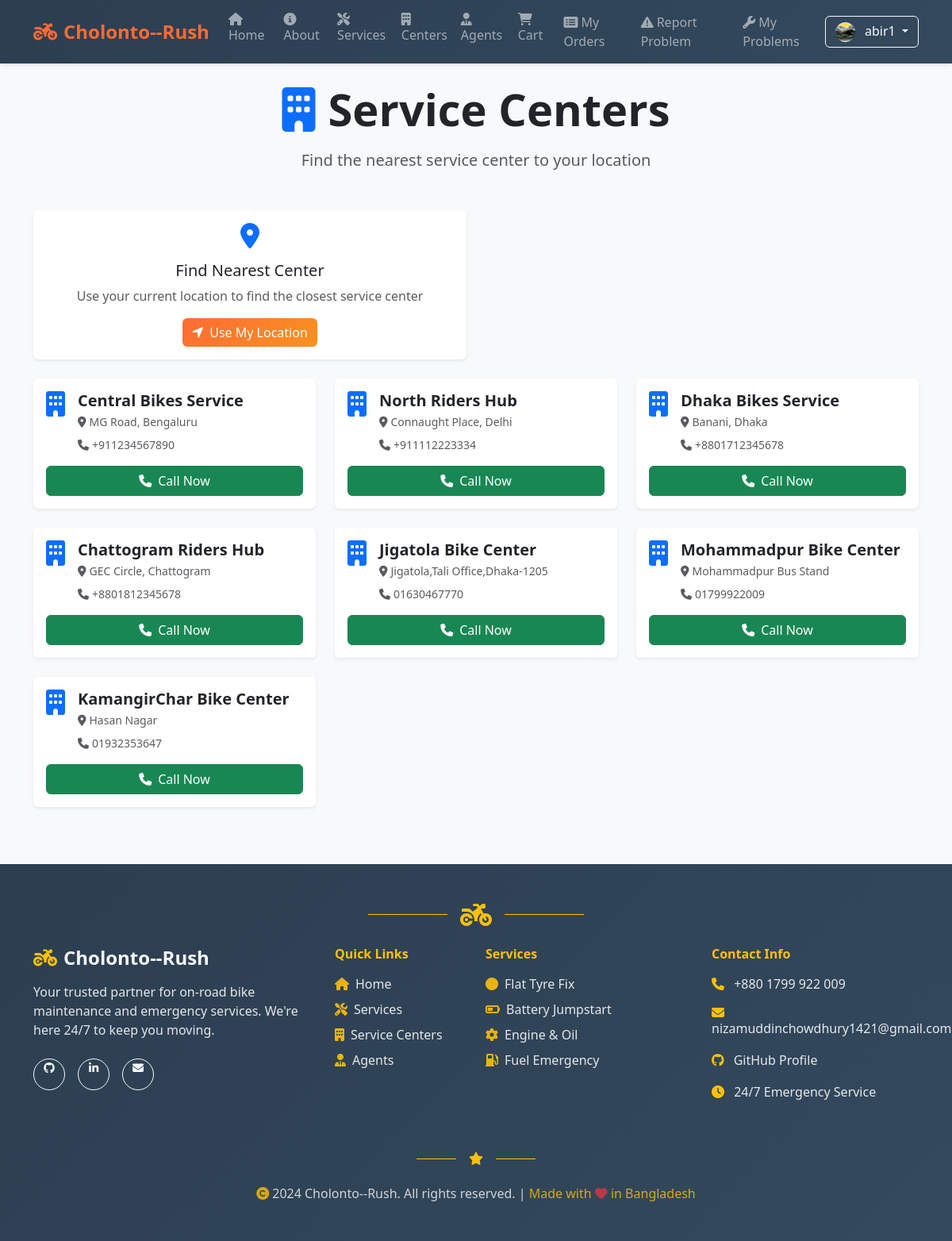
The app's page /centers/ (signed in) with its own data.
### accounts/models.py (models this page shows, shortened)
class UserProfile(models.Model):
    user = models.OneToOneField(User, on_delete=models.CASCADE, related_name='profile')
    photo = models.ImageField(upload_to='profile_photos/', blank=True, null=True, help_text='Upload your profile photo')
    phone_number = models.CharField(max_length=15, blank=True, null=True, help_text='Your contact number')
    address = models.TextField(blank=True, null=True, help_text='Your address')
    created_at = models.DateTimeField(auto_now_add=True)
    updated_at = models.DateTimeField(auto_now=True)

### centers/models.py (models this page shows, shortened)
class ServiceCenter(models.Model):
    name = models.CharField(max_length=150)
    phone = models.CharField(max_length=20)
    address = models.CharField(max_length=255)
    latitude = models.FloatField()
    longitude = models.FloatField()
    is_active = models.BooleanField(default=True)

### centers/views.py (the view)
# urls.py: path('', views.center_list, name='center_list'),
def center_list(request):
    centers = ServiceCenter.objects.filter(is_active=True)
    return render(request, 'centers/center_list.html', {'centers': centers})

### cart/context_processors.py (called while the page is built)
def cart_context(request):
    if request.user.is_authenticated:
        cart, _ = Cart.objects.get_or_create(user=request.user)
        return {'cart': cart}
    return {'cart': None}

### centers/templates/centers/center_list.html (shortened to what this page needs)
{% extends 'base.html' %}
{% block content %}
  <div class="text-center mb-5">
    <h1 class="display-4 fw-bold mb-3">
      <i class="fas fa-building me-3 text-primary"></i>Service Centers
    </h1>
    <p class="lead text-muted">Find the nearest service center to your location</p>
  </div>
  <div class="row mb-4">
    <div class="col-md-6">
      <div class="card shadow-sm border-0">
        <div class="card-body text-center">
          <i class="fas fa-map-marker-alt fa-2x text-primary mb-3"></i>
          <h5 class="card-title">Find Nearest Center</h5>
          <p class="card-text text-muted">Use your current location to find the closest service center</p>
          <button id="locateBtn" class="btn btn-primary">
            <i class="fas fa-location-arrow me-2"></i>Use My Location
          </button>
        </div>
      </div>
    </div>
    <div class="col-md-6">
    </div>
  </div>
  <div class="row">
    {% for c in centers %}
      <div class="col-md-6 col-lg-4 mb-4">
        <div class="card h-100 shadow-sm border-0">
          <div class="card-body">
            <div class="d-flex align-items-start mb-3">
              <i class="fas fa-building fa-2x text-primary me-3"></i>
              <div class="flex-grow-1">
                <h5 class="card-title fw-bold mb-1">{{ c.name }}</h5>
                <p class="text-muted small mb-2">
                  <i class="fas fa-map-marker-alt me-1"></i>{{ c.address }}
                </p>
                <p class="text-muted small mb-0">
                  <i class="fas fa-phone me-1"></i>{{ c.phone }}
                </p>
              </div>
            </div>
            <div class="d-grid">
              <a class="btn btn-success" href="tel:{{ c.phone }}">
                <i class="fas fa-phone me-2"></i>Call Now
              </a>
            </div>
          </div>
        </div>
      </div>
    {% endfor %}
  </div>
{% endblock %}

### templates/base.html (shortened to what this page needs)
{% load static %}
<html lang="en">
  <head>
    <link href="https://cdn.jsdelivr.net/npm/bootstrap@5.3.3/dist/css/bootstrap.min.css" rel="stylesheet">
    <link href="https://cdnjs.cloudflare.com/ajax/libs/font-awesome/6.4.0/css/all.min.css" rel="stylesheet">
  </head>
  <body>
    <nav class="navbar navbar-expand-lg navbar-dark sticky-top">
      <div class="container">
        <a class="navbar-brand" href="/">
          <i class="fas fa-motorcycle me-2"></i>Cholonto--Rush
        </a>
        <div class="collapse navbar-collapse" id="navbars">
          <ul class="navbar-nav me-auto mb-2 mb-lg-0">
            <li class="nav-item">
              <a class="nav-link" href="/">
                <i class="fas fa-home me-1"></i>Home
              </a>
            </li>
            <li class="nav-item">
              <a class="nav-link" href="/about/">
                <i class="fas fa-info-circle me-1"></i>About
              </a>
            </li>
            <li class="nav-item">
              <a class="nav-link" href="/services/">
                <i class="fas fa-tools me-1"></i>Services
              </a>
            </li>
            <li class="nav-item">
              <a class="nav-link" href="/centers/">
                <i class="fas fa-building me-1"></i>Centers
              </a>
            </li>
            <li class="nav-item">
              <a class="nav-link" href="/agents/">
                <i class="fas fa-user-tie me-1"></i>Agents
              </a>
            </li>
            <li class="nav-item">
              <a class="nav-link" href="/cart/">
                <i class="fas fa-shopping-cart me-1"></i>Cart
              </a>
            </li>
            {% if user.is_authenticated %}
            <li class="nav-item">
              <a class="nav-link" href="/orders/my/">
                <i class="fas fa-list-alt me-1"></i>My Orders
              </a>
            </li>
            <li class="nav-item">
              <a class="nav-link" href="/reports/">
                <i class="fas fa-exclamation-triangle me-1"></i>Report Problem
              </a>
            </li>
            <li class="nav-item">
              <a class="nav-link" href="/reports/my-problems/">
                <i class="fas fa-wrench me-1"></i>My Problems
              </a>
            </li>
            {% endif %}
          </ul>
          <div class="d-flex">
            {% if user.is_authenticated %}
              <div class="dropdown">
                <button class="btn btn-outline-light dropdown-toggle" type="button" data-bs-toggle="dropdown">
                  {% if user.profile and user.profile.photo and user.profile.photo.url %}
                    <img src="{{ user.profile.photo.url }}" alt="Profile" class="rounded-circle me-2" style="width: 25px; height: 25px; object-fit: cover;">
                  {% else %}
                    <i class="fas fa-user me-1"></i>
                  {% endif %}
                  {% if user.first_name and user.last_name %}
                    {{ user.first_name }} {{ user.last_name }}
                  {% else %}
                    {{ user.get_username }}
                  {% endif %}
                </button>
              </div>
            {% endif %}
          </div>
        </div>
      </div>
    </nav>
    <main class="container my-4 main-content">
      {% block content %}{% endblock %}
    </main>
    <footer class="bg-dark text-light py-5 mt-5" style="background: linear-gradient(135deg, #2c3e50 0%, #34495e 100%) !important;">
      <div class="container">
        <div class="text-center mb-4">
          <div class="d-flex justify-content-center align-items-center">
            <div class="border-top border-warning" style="width: 100px; height: 2px;"></div>
            <i class="fas fa-motorcycle fa-2x text-warning mx-3"></i>
            <div class="border-top border-warning" style="width: 100px; height: 2px;"></div>
          </div>
        </div>
        <div class="row">
          <div class="col-lg-4 col-md-6 mb-4">
            <div class="text-center text-lg-start">
              <h4 class="fw-bold mb-3">
                <i class="fas fa-motorcycle me-2 text-warning"></i>Cholonto--Rush
              </h4>
              <p class="text-light mb-4" style="opacity: 0.9;">Your trusted partner for on-road bike maintenance and emergency services. We're here 24/7 to keep you moving.</p>
              <div class="d-flex justify-content-center justify-content-lg-start gap-3">
                <a href="https://github.com/nizamuddinchowdhury-1421" target="_blank" class="btn btn-outline-light btn-sm rounded-circle" style="width: 40px; height: 40px;">
                  <i class="fab fa-github"></i>
                </a>
                <a href="#" target="_blank" class="btn btn-outline-light btn-sm rounded-circle" style="width: 40px; height: 40px;">
                  <i class="fab fa-linkedin-in"></i>
                </a>
                <a href="mailto:nizamuddinchowdhury1421@gmail.com" class="btn btn-outline-light btn-sm rounded-circle" style="width: 40px; height: 40px;">
                  <i class="fas fa-envelope"></i>
                </a>
              </div>
            </div>
          </div>
          <div class="col-lg-2 col-md-6 mb-4">
            <h6 class="fw-bold mb-3 text-warning">Quick Links</h6>
            <ul class="list-unstyled">
              <li class="mb-2"><a href="/" class="text-light text-decoration-none" style="opacity: 0.9; transition: all 0.3s ease;" onmouseover="this.style.opacity='1'; this.style.color='#ff6b35';" onmouseout="this.style.opacity='0.9'; this.style.color='white';">
                <i class="fas fa-home me-2 text-warning"></i>Home
              </a></li>
              <li class="mb-2"><a href="/services/" class="text-light text-decoration-none" style="opacity: 0.9; transition: all 0.3s ease;" onmouseover="this.style.opacity='1'; this.style.color='#ff6b35';" onmouseout="this.style.opacity='0.9'; this.style.color='white';">
                <i class="fas fa-tools me-2 text-warning"></i>Services
              </a></li>
              <li class="mb-2"><a href="/centers/" class="text-light text-decoration-none" style="opacity: 0.9; transition: all 0.3s ease;" onmouseover="this.style.opacity='1'; this.style.color='#ff6b35';" onmouseout="this.style.opacity='0.9'; this.style.color='white';">
                <i class="fas fa-building me-2 text-warning"></i>Service Centers
              </a></li>
              <li class="mb-2"><a href="/agents/" class="text-light text-decoration-none" style="opacity: 0.9; transition: all 0.3s ease;" onmouseover="this.style.opacity='1'; this.style.color='#ff6b35';" onmouseout="this.style.opacity='0.9'; this.style.color='white';">
                <i class="fas fa-user-tie me-2 text-warning"></i>Agents
              </a></li>
            </ul>
          </div>
          <div class="col-lg-3 col-md-6 mb-4">
            <h6 class="fw-bold mb-3 text-warning">Services</h6>
            <ul class="list-unstyled">
              <li class="mb-2 text-light" style="opacity: 0.9;"><i class="fas fa-circle me-2 text-warning"></i>Flat Tyre Fix</li>
              <li class="mb-2 text-light" style="opacity: 0.9;"><i class="fas fa-battery-half me-2 text-warning"></i>Battery Jumpstart</li>
              <li class="mb-2 text-light" style="opacity: 0.9;"><i class="fas fa-cog me-2 text-warning"></i>Engine & Oil</li>
              <li class="mb-2 text-light" style="opacity: 0.9;"><i class="fas fa-gas-pump me-2 text-warning"></i>Fuel Emergency</li>
            </ul>
          </div>
          <div class="col-lg-3 col-md-6 mb-4">
            <h6 class="fw-bold mb-3 text-warning">Contact Info</h6>
            <div class="contact-info">
              <div class="mb-3">
                <i class="fas fa-phone me-2 text-warning"></i>
                <a href="tel:+8801799922009" class="text-light text-decoration-none" style="opacity: 0.9; transition: all 0.3s ease;" onmouseover="this.style.opacity='1'; this.style.color='#ff6b35';" onmouseout="this.style.opacity='0.9'; this.style.color='white';">+880 1799 922 009</a>
              </div>
              <div class="mb-3">
                <i class="fas fa-envelope me-2 text-warning"></i>
                <a href="mailto:nizamuddinchowdhury1421@gmail.com" class="text-light text-decoration-none" style="opacity: 0.9; transition: all 0.3s ease;" onmouseover="this.style.opacity='1'; this.style.color='#ff6b35';" onmouseout="this.style.opacity='0.9'; this.style.color='white';">nizamuddinchowdhury1421@gmail.com</a>
              </div>
              <div class="mb-3">
                <i class="fab fa-github me-2 text-warning"></i>
                <a href="https://github.com/nizamuddinchowdhury-1421" target="_blank" class="text-light text-decoration-none" style="opacity: 0.9; transition: all 0.3s ease;" onmouseover="this.style.opacity='1'; this.style.color='#ff6b35';" onmouseout="this.style.opacity='0.9'; this.style.color='white';">GitHub Profile</a>
              </div>
              <div class="mb-3">
                <i class="fas fa-clock me-2 text-warning"></i>
                <span class="text-light" style="opacity: 0.9;">24/7 Emergency Service</span>
              </div>
            </div>
          </div>
        </div>
        <div class="text-center my-4">
          <div class="d-flex justify-content-center align-items-center">
            <div class="border-top border-warning" style="width: 50px; height: 1px;"></div>
            <i class="fas fa-star text-warning mx-3"></i>
            <div class="border-top border-warning" style="width: 50px; height: 1px;"></div>
          </div>
        </div>
        <div class="text-center">
          <p class="text-light mb-0" style="opacity: 0.8;">
            <i class="fas fa-copyright me-1 text-warning"></i>2024 Cholonto--Rush. All rights reserved. |
            <span class="text-warning">Made with <i class="fas fa-heart text-danger"></i> in Bangladesh</span>
          </p>
        </div>
      </div>
    </footer>
  </body>
  </html>

### templates/base.html (style rules this page uses)
.navbar-brand { font-weight: bold; font-size: 1.5rem; color: #ff6b35 !important; }
.navbar { box-shadow: 0 2px 4px rgba(0,0,0,0.1); background: linear-gradient(135deg, #2c3e50 0%, #34495e 100%) !important; }
.nav-link { font-weight: 500; transition: color 0.3s ease; }
.btn-primary { background: linear-gradient(135deg, #ff6b35 0%, #f7931e 100%); border: none; transition: transform 0.2s ease; }
body { background-color: #f8f9fa; font-family: 'Segoe UI', Tahoma, Geneva, Verdana, sans-serif; }
.main-content { min-height: calc(100vh - 200px); }

### records on screen
ServiceCenter: name "Central Bikes Service", address "MG Road, Bengaluru", phone "+911234567890"
ServiceCenter: name "North Riders Hub", address "Connaught Place, Delhi", phone "+911112223334"
ServiceCenter: name "Dhaka Bikes Service", address "Banani, Dhaka", phone "+8801712345678"
ServiceCenter: name "Chattogram Riders Hub", address "GEC Circle, Chattogram", phone "+8801812345678"
ServiceCenter: name "Jigatola Bike Center", address "Jigatola,Tali Office,Dhaka-1205", phone "01630467770"
ServiceCenter: name "Mohammadpur Bike Center", address "Mohammadpur Bus Stand", phone "01799922009"
ServiceCenter: name "KamangirChar Bike Center", address "Hasan Nagar", phone "01932353647"

### other values on screen
{{ user.get_username }} "abir1"
